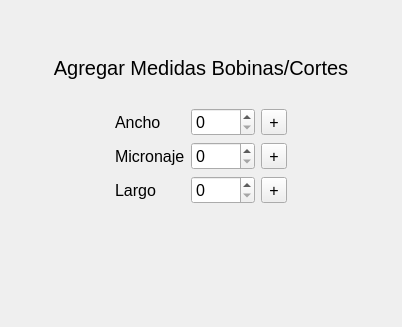
<?xml version="1.0" encoding="UTF-8"?>
<ui version="4.0">
 <class>DatosBobinasOptions</class>
 <widget class="QWidget" name="DatosBobinasOptions">
  <property name="geometry">
   <rect>
    <x>0</x>
    <y>0</y>
    <width>402</width>
    <height>327</height>
   </rect>
  </property>
  <property name="windowTitle">
   <string>Form</string>
  </property>
  <layout class="QGridLayout" name="gridLayout" rowstretch="2,0,1,0,0,0,5" columnstretch="1,0,0,0,1">
   <item row="4" column="4">
    <spacer name="horizontalSpacer_2">
     <property name="orientation">
      <enum>Qt::Horizontal</enum>
     </property>
     <property name="sizeHint" stdset="0">
      <size>
       <width>40</width>
       <height>20</height>
      </size>
     </property>
    </spacer>
   </item>
   <item row="4" column="2">
    <widget class="QSpinBox" name="spinBox_Micronaje">
     <property name="font">
      <font>
       <pointsize>12</pointsize>
      </font>
     </property>
     <property name="maximum">
      <number>9999</number>
     </property>
    </widget>
   </item>
   <item row="5" column="2">
    <widget class="QSpinBox" name="spinBox_Largo">
     <property name="font">
      <font>
       <pointsize>12</pointsize>
      </font>
     </property>
     <property name="maximum">
      <number>9999</number>
     </property>
    </widget>
   </item>
   <item row="5" column="1">
    <widget class="QLabel" name="label_3">
     <property name="font">
      <font>
       <pointsize>12</pointsize>
      </font>
     </property>
     <property name="text">
      <string>Largo</string>
     </property>
    </widget>
   </item>
   <item row="5" column="3">
    <widget class="QToolButton" name="toolButton_Largo">
     <property name="font">
      <font>
       <pointsize>12</pointsize>
      </font>
     </property>
     <property name="text">
      <string>+</string>
     </property>
    </widget>
   </item>
   <item row="6" column="2">
    <spacer name="verticalSpacer">
     <property name="orientation">
      <enum>Qt::Vertical</enum>
     </property>
     <property name="sizeHint" stdset="0">
      <size>
       <width>20</width>
       <height>40</height>
      </size>
     </property>
    </spacer>
   </item>
   <item row="3" column="2">
    <widget class="QSpinBox" name="spinBox_Ancho">
     <property name="font">
      <font>
       <pointsize>12</pointsize>
      </font>
     </property>
     <property name="maximum">
      <number>9999</number>
     </property>
    </widget>
   </item>
   <item row="2" column="2">
    <spacer name="verticalSpacer_2">
     <property name="orientation">
      <enum>Qt::Vertical</enum>
     </property>
     <property name="sizeHint" stdset="0">
      <size>
       <width>20</width>
       <height>40</height>
      </size>
     </property>
    </spacer>
   </item>
   <item row="4" column="3">
    <widget class="QToolButton" name="toolButton_Micronaje">
     <property name="font">
      <font>
       <pointsize>12</pointsize>
      </font>
     </property>
     <property name="text">
      <string>+</string>
     </property>
    </widget>
   </item>
   <item row="4" column="0">
    <spacer name="horizontalSpacer">
     <property name="orientation">
      <enum>Qt::Horizontal</enum>
     </property>
     <property name="sizeHint" stdset="0">
      <size>
       <width>40</width>
       <height>20</height>
      </size>
     </property>
    </spacer>
   </item>
   <item row="4" column="1">
    <widget class="QLabel" name="label_2">
     <property name="font">
      <font>
       <pointsize>12</pointsize>
      </font>
     </property>
     <property name="text">
      <string>Micronaje</string>
     </property>
    </widget>
   </item>
   <item row="3" column="1">
    <widget class="QLabel" name="label">
     <property name="font">
      <font>
       <pointsize>12</pointsize>
      </font>
     </property>
     <property name="text">
      <string>Ancho</string>
     </property>
    </widget>
   </item>
   <item row="3" column="3">
    <widget class="QToolButton" name="toolButton_Ancho">
     <property name="font">
      <font>
       <pointsize>12</pointsize>
      </font>
     </property>
     <property name="text">
      <string>+</string>
     </property>
    </widget>
   </item>
   <item row="0" column="2">
    <spacer name="verticalSpacer_3">
     <property name="orientation">
      <enum>Qt::Vertical</enum>
     </property>
     <property name="sizeHint" stdset="0">
      <size>
       <width>20</width>
       <height>40</height>
      </size>
     </property>
    </spacer>
   </item>
   <item row="1" column="0" colspan="5">
    <widget class="QLabel" name="label_4">
     <property name="font">
      <font>
       <pointsize>15</pointsize>
      </font>
     </property>
     <property name="text">
      <string>Agregar Medidas Bobinas/Cortes</string>
     </property>
     <property name="alignment">
      <set>Qt::AlignCenter</set>
     </property>
    </widget>
   </item>
  </layout>
 </widget>
 <resources/>
 <connections/>
</ui>
